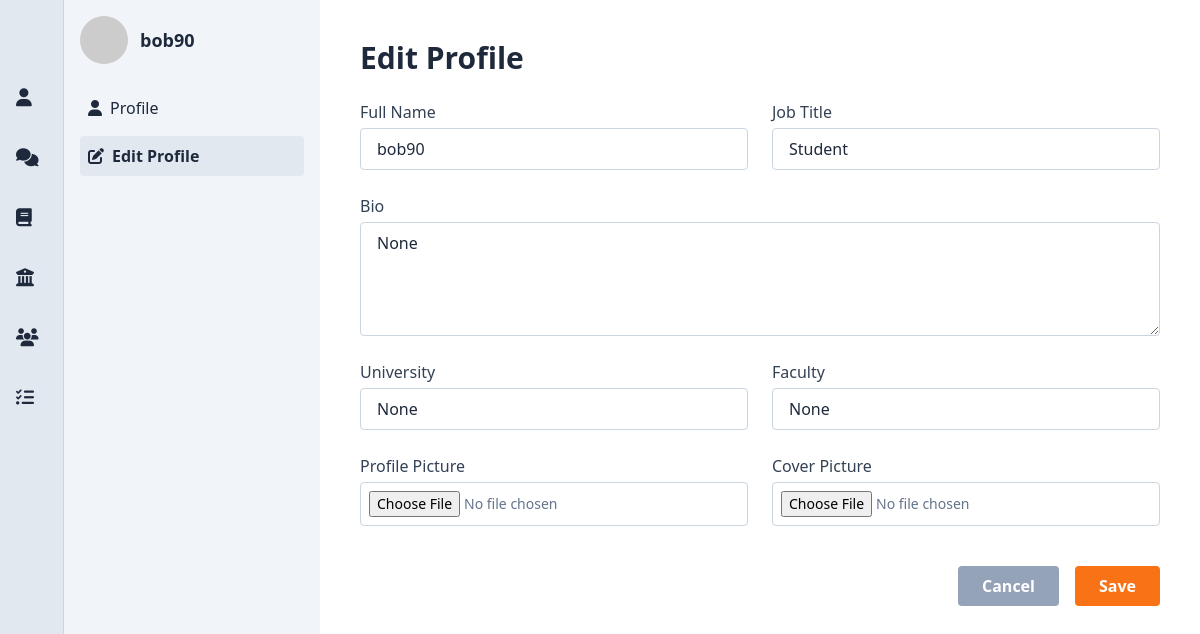
The page /edit-profile (signed in) on the database as committed earlier.
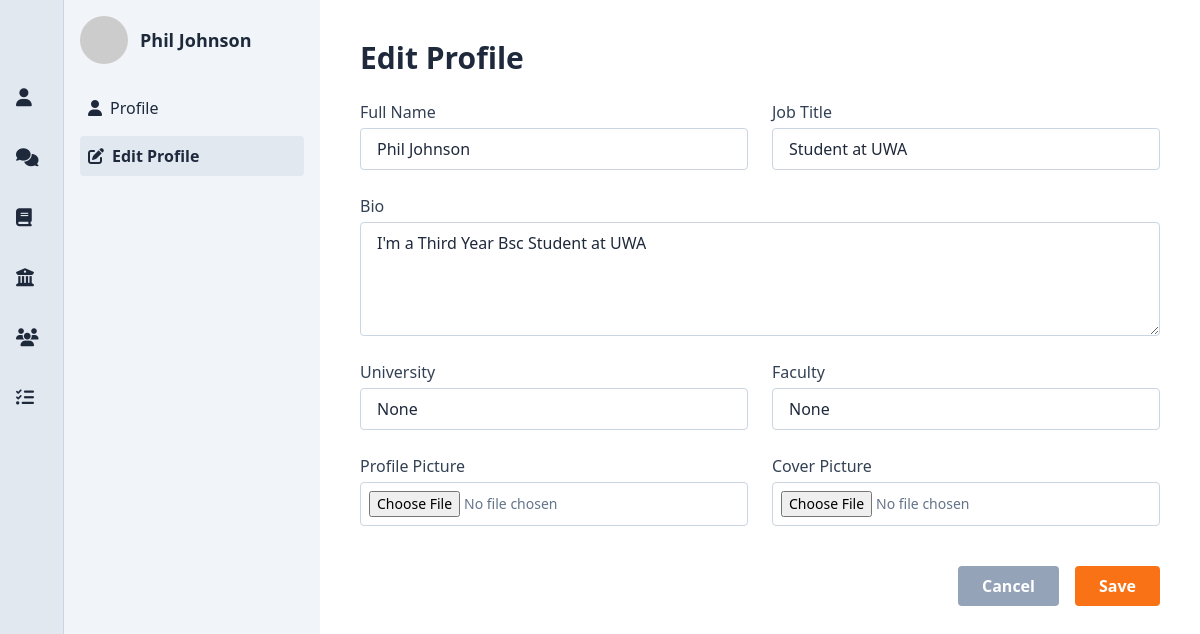
The same page on the database as committed later.
### app/models.py (models this page shows, shortened)
class User(db.Model, UserMixin):
    __tablename__ = 'users'
    id = db.Column(db.Integer, primary_key=True)
    full_name = db.Column(db.String(100), nullable=False)
    email = db.Column(db.String(120), unique=True, nullable=False)
    password_hash = db.Column(db.String(128), nullable=False)
    bio = db.Column(db.Text)
    job_title = db.Column(db.String(100))
    phone = db.Column(db.String(20))
    university = db.Column(db.String(100))  # New field for University
    faculty = db.Column(db.String(100))     # New field for Faculty
    profile_picture = db.Column(db.String(255))  # URL/path to the profile picture
    cover_picture = db.Column(db.String(255))  # URL/path to the cover image
    created_at = db.Column(db.DateTime, default=db.func.now())

### app/routes.py (the view)
@bp.route('/edit-profile', methods=['GET'])
@login_required
def edit_profile():
    return render_template('editprofile.html', user=current_user)

### app/__init__.py (called while the page is built)
def create_app():
    app = Flask(__name__)
    app.config['SECRET_KEY'] = 'yoursecretkey'
    app.config['SQLALCHEMY_DATABASE_URI'] = 'sqlite:///app.db'
    db.init_app(app)
    migrate.init_app(app, db)
    login_manager.init_app(app)
    login_manager.login_view = 'routes.index'  # Redirect to this route if not logged in
    from app.models import User
    @login_manager.user_loader
    def load_user(user_id):
        return User.query.get(int(user_id))
    from app.routes import bp as routes_bp
    app.register_blueprint(routes_bp)
    return app

### app/templates/editprofile.html
{% extends "base.html" %}
{% block content %}
<div class="flex min-h-screen">
  <aside class="w-64 bg-slate-100 text-slate-800 flex flex-col p-4">
    <div class="flex items-center mb-6">
      <img src="{{ user.profile_picture or 'https://randomuser.me/api/portraits/men/44.jpg' }}" alt="Profile picture" class="w-12 h-12 rounded-full object-cover">
      <h2 class="text-lg font-bold ml-3">{{ user.full_name }}</h2>
    </div>
    <nav class="flex flex-col space-y-2">
      <a href="{{ url_for('routes.profile_landing_page') }}" class="flex items-center gap-2 p-2 rounded hover:bg-slate-200 transition">
        <i class="fas fa-user"></i> Profile
      </a>
      <a href="#" class="flex items-center gap-2 p-2 bg-slate-200 rounded font-semibold">
        <i class="fas fa-edit"></i> Edit Profile
      </a>
    </nav>
  </aside>
  <main class="flex-1 p-10 bg-white">
    <h1 class="text-3xl font-bold mb-6">Edit Profile</h1>
    <form action="{{ url_for('routes.update_profile') }}" method="POST" enctype="multipart/form-data" class="grid grid-cols-1 md:grid-cols-2 gap-6">
      <div class="flex flex-col">
        <label class="text-slate-700 font-medium mb-1">Full Name</label>
        <input type="text" name="full_name" value="{{ user.full_name }}" class="border border-slate-300 rounded px-4 py-2 focus:outline-none focus:ring focus:border-orange-400" required>
      </div>
      <div class="flex flex-col">
        <label class="text-slate-700 font-medium mb-1">Job Title</label>
        <input type="text" name="job_title" value="{{ user.job_title }}" class="border border-slate-300 rounded px-4 py-2 focus:outline-none focus:ring focus:border-orange-400">
      </div>
      <div class="md:col-span-2 flex flex-col">
        <label class="text-slate-700 font-medium mb-1">Bio</label>
        <textarea name="bio" rows="4" class="border border-slate-300 rounded px-4 py-2 focus:outline-none focus:ring focus:border-orange-400">{{ user.bio }}</textarea>
      </div>
      <div class="flex flex-col">
        <label class="text-slate-700 font-medium mb-1">University</label>
        <input type="text" name="university" value="{{ user.university }}" class="border border-slate-300 rounded px-4 py-2 focus:outline-none focus:ring focus:border-orange-400">
      </div>
      <div class="flex flex-col">
        <label class="text-slate-700 font-medium mb-1">Faculty</label>
        <input type="text" name="faculty" value="{{ user.faculty }}" class="border border-slate-300 rounded px-4 py-2 focus:outline-none focus:ring focus:border-orange-400">
      </div>
      <div class="flex flex-col">
        <label class="text-slate-700 font-medium mb-1">Profile Picture</label>
        <input type="file" name="profile_picture" accept="image/*" class="text-sm text-slate-500 border border-slate-300 rounded p-2 focus:outline-none focus:ring focus:border-orange-400">
      </div>
      <div class="flex flex-col">
        <label class="text-slate-700 font-medium mb-1">Cover Picture</label>
        <input type="file" name="cover_picture" accept="image/*" class="text-sm text-slate-500 border border-slate-300 rounded p-2 focus:outline-none focus:ring focus:border-orange-400">
      </div>
      <div class="md:col-span-2 flex justify-end gap-4 mt-4">
        <a href="{{ url_for('routes.profile_landing_page') }}" class="bg-slate-400 hover:bg-slate-500 text-white font-semibold px-6 py-2 rounded transition">Cancel</a>
        <button type="submit" class="bg-orange-500 hover:bg-orange-600 text-white font-semibold px-6 py-2 rounded transition">Save</button>
      </div>
    </form>
  </main>
</div>
{% endblock %}

### app/templates/base.html (shortened to what this page needs)
<!DOCTYPE html>
<html lang="en">
<head>
<script src="https://cdn.tailwindcss.com"></script>
<link rel="stylesheet" href="https://cdnjs.cloudflare.com/ajax/libs/font-awesome/6.5.0/css/all.min.css" />
</head>
<body class="bg-slate-50 text-slate-800">
<div class="flex min-h-screen overflow-hidden">
  <aside class="group flex flex-col bg-slate-200 shadow-lg transition-all duration-300 w-16 hover:w-64 overflow-hidden border-r border-slate-300">
    <nav class="flex-1 flex flex-col space-y-2 items-start">
      <a href="{{ url_for('routes.profile_landing_page') }}" class="flex items-center space-x-3 pl-4 p-3 hover:bg-indigo-100 hover:text-indigo-600 transition rounded w-full">
        <i class="fas fa-user text-lg"></i>
      </a>
      <a href="{{ url_for('routes.post_forum') }}" class="flex items-center space-x-3 pl-4 p-3 hover:bg-indigo-100 hover:text-indigo-600 transition rounded w-full">
        <i class="fas fa-comments text-lg"></i>
      </a>
      <a href="{{ url_for('routes.units_chat') }}" class="flex items-center space-x-3 pl-4 p-3 hover:bg-indigo-100 hover:text-indigo-600 transition rounded w-full">
        <i class="fas fa-book text-lg"></i>
      </a>
      <a href="{{ url_for('routes.committee_chat') }}" class="flex items-center space-x-3 pl-4 p-3 hover:bg-indigo-100 hover:text-indigo-600 transition rounded w-full">
        <i class="fas fa-university text-lg"></i>
      </a>
      <a href="{{ url_for('routes.study_groups') }}" class="flex items-center space-x-3 pl-4 p-3 hover:bg-indigo-100 hover:text-indigo-600 transition rounded w-full">
        <i class="fas fa-users text-lg"></i>
      </a>
      <a href="{{ url_for('routes.group_assignments') }}" class="flex items-center space-x-3 pl-4 p-3 hover:bg-indigo-100 hover:text-indigo-600 transition rounded w-full">
        <i class="fas fa-tasks text-lg"></i>
      </a>
    </nav>
  </aside>
  <main class="flex-1 bg-slate-100 min-h-screen flex flex-col">
    {% block content %}
    {% endblock %}
  </main>
</div>
</body>
</html>

Rows that differ between the two databases and show on the page:
changed User "None": full_name "bob90" → "Phil Johnson"; job_title "Student" → "Student at UWA"; bio "None" → "I'm a Third Year Bsc Student at UWA"
